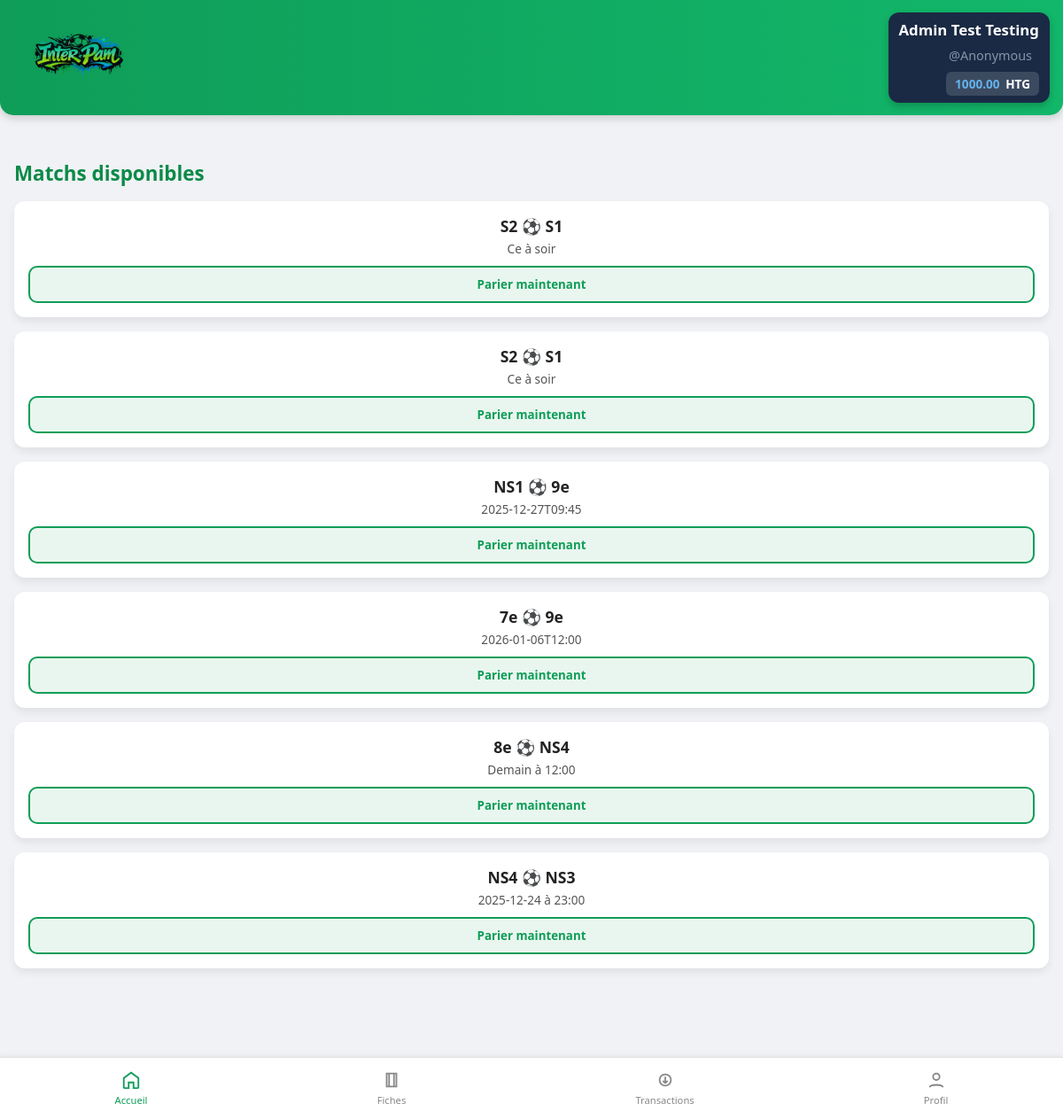
The app's page /home (signed in) with its own data.
### tables this page shows
CREATE TABLE parieurs (
                    id INTEGER PRIMARY KEY AUTOINCREMENT NOT NULL,
                    prenom TEXT NOT NULL,
                    nom TEXT NOT NULL,
                    username TEXT NOT NULL UNIQUE,
                    email TEXT NOT NULL UNIQUE,
                    age INT NOT NULL,
                    classe TEXT NOT NULL,
                    mdp TEXT NOT NULL,
                    created_at TEXT NOT NULL,
                    solde INTEGER DEFAULT 100000,
                    role TEXT DEFAULT 'parieur'
                );

CREATE TABLE matchs (
                    id INTEGER PRIMARY KEY AUTOINCREMENT NOT NULL,
                    equipe_a TEXT NOT NULL,
                    equipe_b TEXT NOT NULL,
                    date_match TEXT NOT NULL,
                    statut TEXT DEFAULT 'ouvert'
                );

### routes.py (the view)
@app.route("/home")
def home():
    if "username" in session:
        user = get_user_by_username(session["username"])
        programmes = get_programmes()
        return render_template("home.html", user=user, programmes=programmes)
    return redirect(url_for("index"))

### data.py (called while the page is built)
def depuis_centimes(centimes):
    if centimes is None:
        return Decimal("0.00")
    return (Decimal(str(centimes)) / Decimal("100")).quantize(Decimal("0.01"))

def get_user_by_username(username):
    try:
        with sqlite3.connect(DB_NAME) as conn:
            conn.row_factory = sqlite3.Row
            cur = conn.cursor()
            cur.execute("SELECT * FROM parieurs WHERE username = ?", (username,))
            user = cur.fetchone()
            if user:
                user_dict = dict(user)
                user_dict["solde"] = depuis_centimes(user_dict["solde"])
                return user_dict
            return None
    except sqlite3.Error as e:
        print(f"Erreur : {e}")
        return None

def get_matchs_en_cours():
    try:
        with sqlite3.connect(DB_NAME) as conn:
            conn.row_factory = sqlite3.Row
            cur = conn.cursor()
            cur.execute("""SELECT m.id AS match_id, m.equipe_a, m.equipe_b, m.date_match, o.libelle, o.id AS option_id, o.cote, o.categorie
            FROM matchs m
            INNER JOIN options o
            ON m.id = o.match_id
            WHERE m.statut = 'ouvert'
            """)
            return cur.fetchall()
    except sqlite3.Error as e:
        print(f"Une erreur s'est produite lors de la récupération : {e}")

def get_programmes():
    donnees = get_matchs_en_cours()
    programme = {}
    for ligne in donnees:
        m_id = ligne["match_id"]
        if m_id not in programme:
            programme[m_id] = {
                "equipe_a": ligne["equipe_a"],
                "equipe_b": ligne["equipe_b"],
                "date_match": ligne["date_match"],
                "match_id": m_id,
                "options": [],
            }
        if ligne["option_id"]:
            nouvelle_option = {
                "option_id": ligne["option_id"],
                "libelle": ligne["libelle"],
                "cote": ligne["cote"],
                "categorie": ligne["categorie"],
            }
            programme[m_id]["options"].append(nouvelle_option)
    return programme

### routes.py (called while the page is built)
@app.context_processor
def inject_user():
    user = None
    if "username" in session:
        user = get_user_by_username(session["username"])
    return dict(current_user=user)

### templates/home.html (shortened to what this page needs)
{% extends "base.html" %} {% block css %}
<link rel="stylesheet" href="{{ url_for('static', filename='css/home.css') }}" type="text/css" media="all" />
{% endblock %}  {% block content %}
<h2>Matchs disponibles</h2>
{% if not programmes %}
<div class="no-match"><p>Il n'y a aucun match pour le moment...</p></div>
{% else %}
<section class="matches">
  {% for id, match in programmes.items() %}
  <div class="match-card">
    <div class="match-info">
    	<div class="teams">{{ match["equipe_a"] }} &#9917; {{ match["equipe_b"] }}</div>
      <div class="date">{{ set_date(match["date_match"]) }}</div>
    </div>
    <a href="{{ url_for('details_match', match_id=match['match_id']) }}">
    <button class="bet-btn">Parier maintenant</button>
    </a>
  </div>
  {% endfor %}
</section>
{% endif %} {% endblock %}

### templates/base.html (shortened to what this page needs)
<!doctype html>
<html lang="fr">
  <head>
    <link rel="stylesheet" href="{{ url_for('static', filename='css/base.css') }}" />
    {% block css %}{% endblock %}
  </head>
  <body>
    <header class="top-bar">
      <div class="brand"><img src="{{url_for('static', filename='img/logo.png') }}" alt="Logo de InterPam" class="logo"/>
      </div>
      <div class="user-zone">
        <span class="user-name">{{ current_user.prenom|title }} {{ current_user.nom|title }}</span>
        <span class="username">@{{current_user.username}}</span>
        <div class="balance">{{ current_user.solde }} <strong>HTG</strong>
        </div>
      </div>
    </header>
    <main class="content">
      {% block content %} {% endblock %}
    <nav class="bottom-nav">
      <a href="{{ url_for('home') }}" class="nav-item {{ 'active' if request.endpoint == 'home' }}">
        <svg viewBox="0 0 24 24" class="icon">
          <path d="M3 9.5L12 3l9 6.5V21a1 1 0 0 1-1 1h-5v-7h-6v7H4a1 1 0 0 1-1-1V9.5z" />
        </svg>
        <span>Accueil</span>
      </a>
      <a href="{{ url_for('fiches') }}" class="nav-item {{ 'active' if request.endpoint == 'fiches' }}">
        <svg viewBox="0 0 24 24" class="icon">
          <path d="M6 4h12v16H6zM9 4v16M15 4v16" />
        </svg>
        <span>Fiches</span>
      </a>
      <a href="transactions.html" class="nav-item">
        <svg viewBox="0 0 24 24" class="icon">
          <path d="M12 8v8m0 0l-3-3m3 3l3-3M5 12a7 7 0 1 1 14 0 7 7 0 0 1-14 0z" />
        </svg>
        <span>Transactions</span>
      </a>
      <a href="profil.html" class="nav-item">
        <svg viewBox="0 0 24 24" class="icon">
          <circle cx="12" cy="8" r="4" />
          <path d="M4 21c0-4 16-4 16 0" />
        </svg>
        <span>Profil</span>
      </a>
    </nav>
  </body>
</html>

### static/css/base.css (style rules this page uses)
* { margin: 0; padding: 0; box-sizing: border-box; font-family: "Poppins", system-ui, sans-serif; }
body { background: #f0f2f5; color: #222; padding-bottom: 80px; }
.top-bar { width: 100%; height: 130px; background: linear-gradient(90deg, #0f9d58, #12b76a); display: flex; align-items: center; justify-content: space-between; padding: 0 15px; color: white; box-shadow: 0 4px 10px rgba(0, 0, 0, 0.15); z-index: 100; border-radius: 0 0 15px 15px; }
.brand { display: flex; flex-direction: column; align-items: center; gap: 12px; }
.logo { width: 150px; height: auto; padding: 8px; border-radius: 12px; display: block; }
.user-zone { background: #1a2a44; padding: 8px 12px; border-radius: 12px; text-align: right; box-shadow: 0 4px 8px rgba(0, 0, 0, 0.2); min-width: 140px; align-items: center; justify-content: center; align-content: center; line-height: 1.4; }
.user-name { display: block; font-size: 1.05rem; font-weight: 700; color: #fff; margin: 0; padding: 0; }
.username { display: block; font-size: 0.9rem; opacity: 0.8; color: #a0aec0; margin: 8px; }
.balance { background: rgba(255, 255, 255, 0.15); padding: 4px 10px; border-radius: 6px; font-size: 0.85rem; font-weight: 600; color: #63b3ed; display: inline-block; }
.balance strong { color: white; margin-left: 3px; }
.bottom-nav { position: fixed; left: 0; bottom: 0; width: 100%; height: 70px; margin: 0; padding: 0; background: #fff; border-top: 1px solid #e3e3e3; display: flex; justify-content: space-around; align-items: center; box-shadow: 0 -2px 5px rgba(0, 0, 0, 0.05); }
.nav-item { text-decoration: none; color: #888; font-size: 0.7rem; display: flex; flex-direction: column; align-items: center; transition: color 0.2s ease; }
.nav-item .icon { width: 22px; height: 22px; stroke: currentColor; fill: none; stroke-width: 2; margin-bottom: 4px; }
.nav-item.active { color: #0f9d58; }

### static/css/home.css (style rules this page uses)
.content { padding: 50px 16px 90px; }
h2, .no-matchs { font-size: 1.4rem; margin-bottom: 16px; color: #0b8a48; }
.matches { display: flex; flex-direction: column; gap: 16px; }
.match-card { background: white; border-radius: 12px; padding: 16px; box-shadow: 0 5px 10px rgba(0, 0, 0, 0.07); transition: transform 0.2s ease, box-shadow 0.2s ease; }
.match-info { margin-bottom: 10px; }
.match-info .teams { font-weight: 600; font-size: 1.1rem; margin-bottom: 4px; text-align: center; }
.match-info .date { font-size: 0.85rem; color: #555; text-align: center; }
.bet-btn { background: #e9f6ef; color: #0f9d58; border: 2px solid #0f9d58; width: 100%; padding: 10px; border-radius: 10px; cursor: pointer; font-weight: 600; transition: background 0.2s ease, border-color 0.2s ease, transform 0.1s ease; }

### records on screen
parieurs: prenom "Admin Test", nom "Testing", username "Anonymous"
matchs: equipe_a "S2", equipe_b "S1", date_match "Ce à soir"
matchs: equipe_a "S2", equipe_b "S1", date_match "Ce à soir"
matchs: equipe_a "NS1", equipe_b "9e", date_match "2025-12-27T09:45"
matchs: equipe_a "7e", equipe_b "9e", date_match "2026-01-06T12:00"
matchs: equipe_a "8e", equipe_b "NS4", date_match "Demain à 12:00"
matchs: equipe_a "NS4", equipe_b "NS3", date_match "2025-12-24 à 23:00"

### other values on screen
{{ current_user.solde }} "1000.00"
